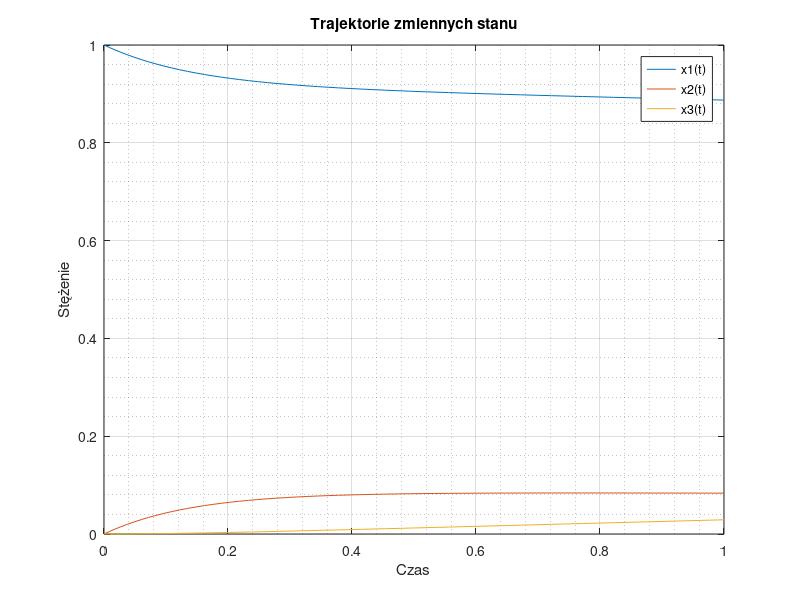

This chart was generated by the following MATLAB code:
function Lab1


tspan = [0.0  1.0];


x0 = [1.0  0.0];

 % założona wartość sterowania u(t) = [0  1]

u = 0.6;

 

options_ode = odeset('RelTol',1e-6,'AbsTol',1e-6);

[tsol,xsol] = ode45(@(t,x) catalyst_mixing_problem(t,x,u), tspan, x0, options_ode);

 

x3 = 1.0 - xsol(:,1) - xsol(:,2);

 

wskaznik_jakosci = x3(end)

 

 plot(tsol,xsol,tsol,x3)
title('Trajektorie zmiennych stanu')
ylabel('Stężenie')
xlabel('Czas')
legend('x1(t)','x2(t)','x3(t)')
grid on
grid minor

end


function dx = catalyst_mixing_problem(t,x,u)

dx = zeros(2,1);

dx(1) = u * (  10*x(2) - x(1)  );

dx(2) = u * (  x(1) - 10*x(2)  ) - ( 1 - u ) * x(2) ;

end